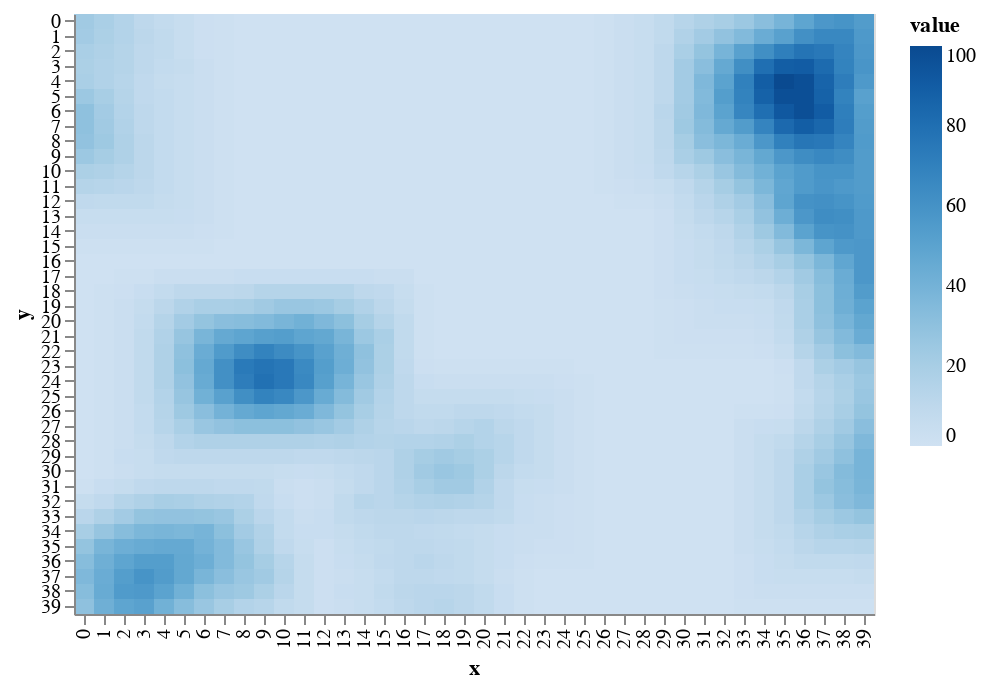

Notebook code for this chart:
### Code cell
draw.drawRainFall(world.grid_rainfall)

### Figure 1 — Vega-Lite specification as saved in the notebook (floating-point values rounded to 4 significant figures; data arrays with more than 128 entries replaced by an {"elided": "..."} marker saying what was removed)
{"$schema": "https://vega.github.io/schema/vega-lite/v2.6.0.json", "config": {"view": {"height": 300, "width": 400}}, "data": {"name": "data-e24f935136df1b4649e491c697074036"}, "datasets": {"data-e24f935136df1b4649e491c697074036": {"elided": "1600 records"}}, "encoding": {"color": {"field": "value", "scale": {"scheme": "blues"}, "type": "quantitative"}, "x": {"field": "x", "type": "ordinal"}, "y": {"field": "y", "type": "ordinal"}}, "mark": "rect"}
